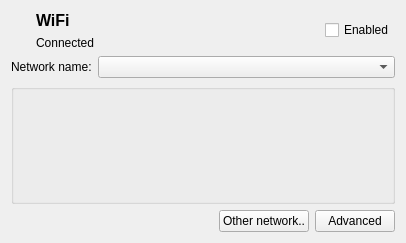
<?xml version="1.0" encoding="UTF-8"?>
<ui version="4.0">
 <class>WirelessPage</class>
 <widget class="QWidget" name="WirelessPage">
  <property name="geometry">
   <rect>
    <x>0</x>
    <y>0</y>
    <width>406</width>
    <height>243</height>
   </rect>
  </property>
  <property name="windowTitle">
   <string notr="true">Form</string>
  </property>
  <layout class="QVBoxLayout" name="verticalLayout">
   <item>
    <layout class="QHBoxLayout" name="horizontalLayout_5">
     <item>
      <widget class="QLabel" name="label_5">
       <property name="text">
        <string/>
       </property>
       <property name="pixmap">
        <pixmap>:/images/network-wired.png</pixmap>
       </property>
       <property name="alignment">
        <set>Qt::AlignLeading|Qt::AlignLeft|Qt::AlignTop</set>
       </property>
      </widget>
     </item>
     <item>
      <layout class="QVBoxLayout" name="verticalLayout_3">
       <item>
        <layout class="QHBoxLayout" name="horizontalLayout_6">
         <item>
          <spacer name="horizontalSpacer_2">
           <property name="orientation">
            <enum>Qt::Horizontal</enum>
           </property>
           <property name="sizeType">
            <enum>QSizePolicy::Fixed</enum>
           </property>
           <property name="sizeHint" stdset="0">
            <size>
             <width>12</width>
             <height>20</height>
            </size>
           </property>
          </spacer>
         </item>
         <item>
          <layout class="QVBoxLayout" name="verticalLayout_2">
           <item>
            <widget class="QLabel" name="label">
             <property name="font">
              <font>
               <pointsize>12</pointsize>
               <weight>75</weight>
               <bold>true</bold>
              </font>
             </property>
             <property name="text">
              <string>WiFi</string>
             </property>
            </widget>
           </item>
           <item>
            <widget class="QLabel" name="status">
             <property name="text">
              <string>Connected</string>
             </property>
            </widget>
           </item>
          </layout>
         </item>
         <item>
          <spacer name="horizontalSpacer_4">
           <property name="orientation">
            <enum>Qt::Horizontal</enum>
           </property>
           <property name="sizeHint" stdset="0">
            <size>
             <width>40</width>
             <height>20</height>
            </size>
           </property>
          </spacer>
         </item>
         <item>
          <widget class="QCheckBox" name="enabled">
           <property name="text">
            <string>Enabled</string>
           </property>
          </widget>
         </item>
        </layout>
       </item>
      </layout>
     </item>
    </layout>
   </item>
   <item>
    <layout class="QHBoxLayout" name="horizontalLayout">
     <property name="spacing">
      <number>6</number>
     </property>
     <item>
      <widget class="QLabel" name="label_2">
       <property name="text">
        <string>Network name:</string>
       </property>
      </widget>
     </item>
     <item>
      <widget class="QComboBox" name="networkList">
       <property name="sizePolicy">
        <sizepolicy hsizetype="MinimumExpanding" vsizetype="Fixed">
         <horstretch>0</horstretch>
         <verstretch>0</verstretch>
        </sizepolicy>
       </property>
      </widget>
     </item>
    </layout>
   </item>
   <item>
    <widget class="Ipv4Widget" name="ipv4Widget">
     <property name="sizePolicy">
      <sizepolicy hsizetype="Preferred" vsizetype="Minimum">
       <horstretch>0</horstretch>
       <verstretch>0</verstretch>
      </sizepolicy>
     </property>
     <property name="minimumSize">
      <size>
       <width>0</width>
       <height>0</height>
      </size>
     </property>
    </widget>
   </item>
   <item>
    <layout class="QHBoxLayout" name="horizontalLayout_3">
     <item>
      <spacer name="horizontalSpacer">
       <property name="orientation">
        <enum>Qt::Horizontal</enum>
       </property>
       <property name="sizeHint" stdset="0">
        <size>
         <width>40</width>
         <height>20</height>
        </size>
       </property>
      </spacer>
     </item>
     <item>
      <widget class="QPushButton" name="otherButton">
       <property name="text">
        <string>Other network..</string>
       </property>
      </widget>
     </item>
     <item>
      <widget class="QPushButton" name="advancedButton">
       <property name="text">
        <string>Advanced</string>
       </property>
      </widget>
     </item>
    </layout>
   </item>
  </layout>
 </widget>
 <customwidgets>
  <customwidget>
   <class>Ipv4Widget</class>
   <extends>QGroupBox</extends>
   <header>ipv4widget.h</header>
   <container>1</container>
  </customwidget>
 </customwidgets>
 <resources>
  <include location="qconnman-ui.qrc"/>
 </resources>
 <connections/>
</ui>
